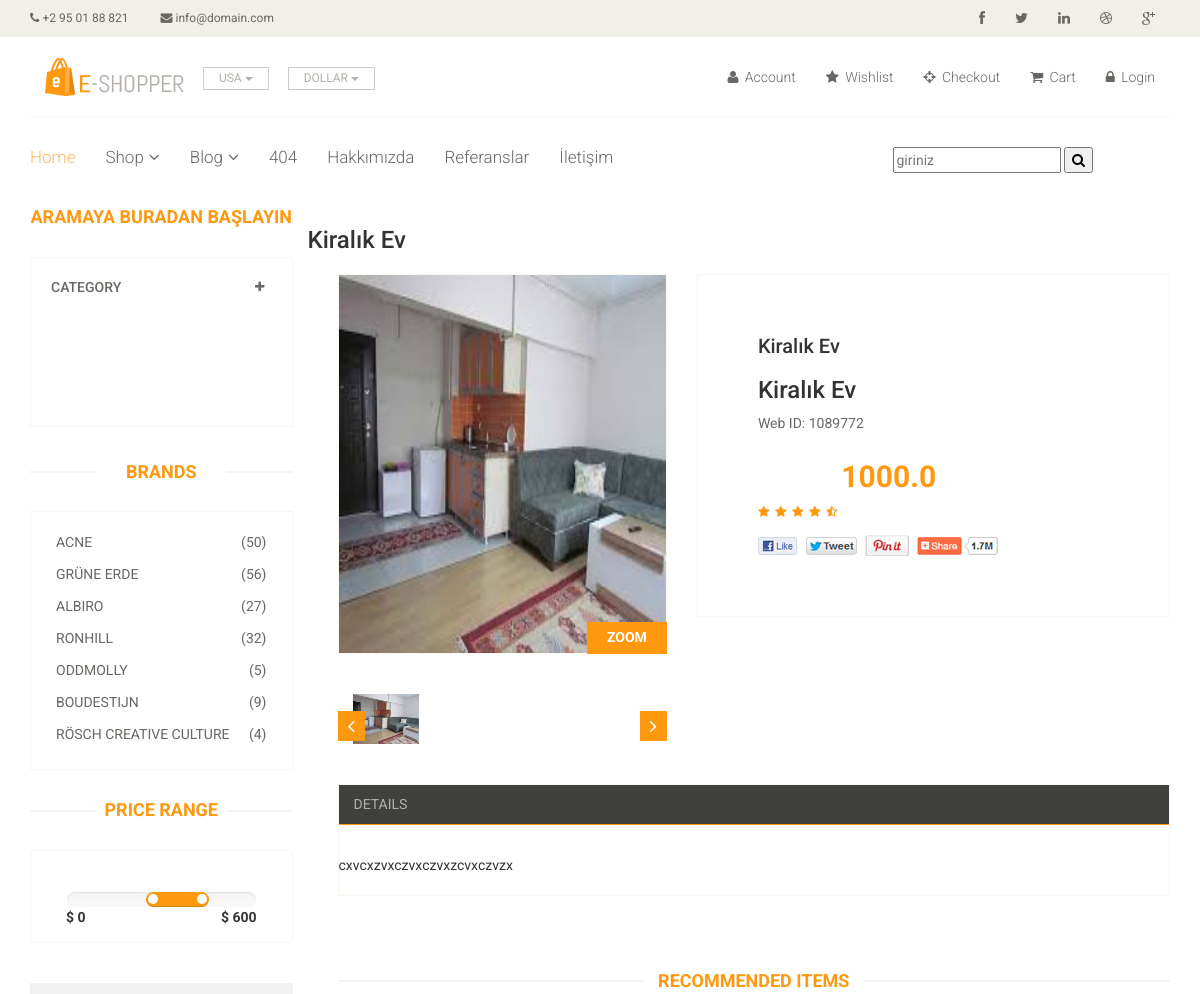
/product/10/ev-kiralik/ (upper part), run on an earlier commit of the app's database.
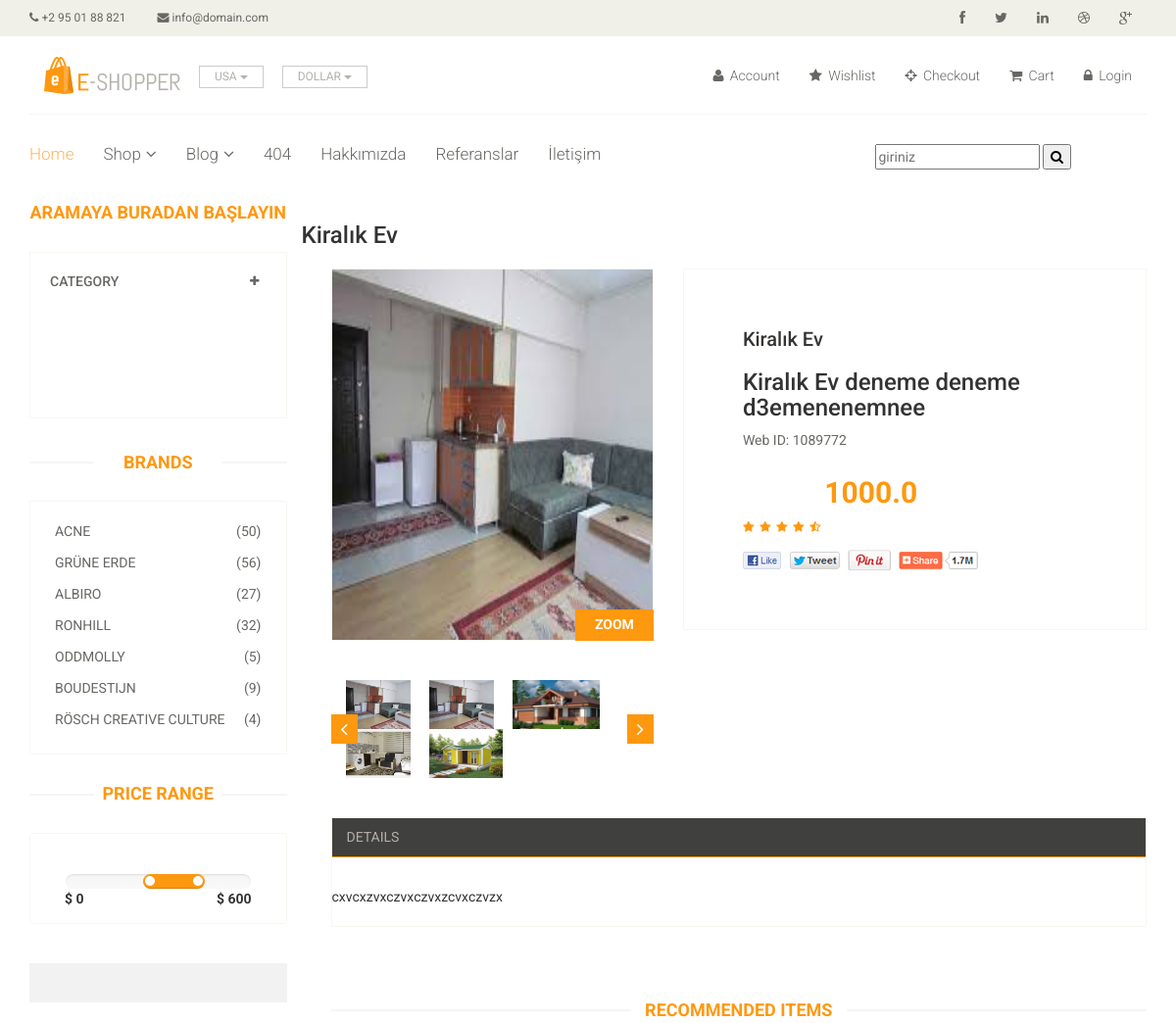
And on a later commit of the database.
### product/models.py (models this page shows, shortened)
class Product(models.Model):
    STATUS = (
        ('True', 'Evet'),
        ('False', 'Hayır'),
    )
    category = models.ForeignKey(Category, on_delete=models.CASCADE)
    title = models.CharField(max_length=150)
    keywords = models.CharField(max_length=255)
    description = models.CharField(max_length=255)
    image = models.ImageField(blank=True, upload_to='images/')
    price = models.FloatField()
    detail = RichTextUploadingField()
    slug = models.SlugField(blank=True,max_length=150)
    status = models.CharField(max_length=10, choices=STATUS)
    create_at = models.DateTimeField(auto_now_add=True)
    update_at = models.DateTimeField(auto_now=True)
    def image_tag(self):
        return mark_safe('<img src="{}" height="50"/>'.format(self.image.url))
    image_tag.short_description = 'Image'

class Images(models.Model):
    product = models.ForeignKey(Product, on_delete=models.CASCADE)
    title = models.CharField(max_length=50, blank=True)
    image = models.ImageField(blank=True, upload_to='images/')
    def image_tag(self):
        return mark_safe('<img src="{}" height="50"/>'.format(self.image.url))
    image_tag.short_description = 'Image'

### home/views.py (the view)
# urls.py: path('product/<int:id>/<slug:slug>/', views.product_detail, name='product_detail'),
def product_detail(request,id,slug):
    category = Category.objects.all()
    product = Product.objects.get(pk=id)
    images = Images.objects.filter(product_id=id)
    comments = Comment.objects.filter(product_id=id, status='True')
    context = {'product': product,
               'category': category,
               'images': images,
               'comments': comments,
               }
    return render(request,'product_detail.html',context)

### home/templates/product_detail.html (shortened to what the changed rows need)
{% extends "homebase.html" %}
{% block maincontent %}
<div class="container">
			<div class="row">
				<div class="col-sm-3">
					<div class="left-sidebar">
						<h2>Aramaya Buradan Başlayın</h2>
										{% load mptt_tags %}
						<div class="brands_products">
							<h2>Brands</h2>
						</div>
						<div class="price-range">
							<h2>Price Range</h2>
						</div>
					</div>
				</div>
				<h3>{{product.title}}</h3>
{% load static %}
				<div class="col-sm-9 padding-right">
					<div class="product-details">
						<div class="col-sm-5">
							<div class="view-product">
								<img src="{{product.image.url}}" alt="" />
								<h3>ZOOM</h3>
							</div>
							<div id="similar-product" class="carousel slide" data-ride="carousel">
								    <div class="carousel-inner">
										<div class="item active">
										  <a href=""><img src="{{product.image.url}}" style="Height:50px" alt=""></a>
											{% for rs in images %}
										  <a href=""><img src="{{rs.image.url}}" style="Height:50px" alt=""></a>
											{% endfor %}
										</div>
									</div>
							</div>
						</div>
						<div class="col-sm-7">
							<div class="product-information">
								<h2>{{product.title}}</h2>
								<h3>{{product.description}}</h3>
								<p>Web ID: 1089772</p>
								<img src="images/product-details/rating.png" alt="" />
								<span>
									<span>{{product.price}}</span>
								</span>
								<a href=""><img src="images/product-details/share.png" class="share img-responsive"  alt="" /></a>
							</div>
						</div>
					</div>
					<div class="category-tab shop-details-tab">
						<div class="col-sm-12">
							<ul class="nav nav-tabs">
							</ul>
						</div>
						{{product.detail | safe}}
					</div>
					<div class="recommended_items">
						<h2 class="title text-center">recommended items</h2>
					</div>
				</div>
			</div>
</div>
{% endblock %}

What changed in the data, as far as the page shows it:
changed Product "Kiralık Ev": description "Kiralık Ev" → "Kiralık Ev deneme deneme d3emenenemnee"
added Images: image (picture)
added Images: image (picture)
added Images: image (picture)
added Images: image (picture)
